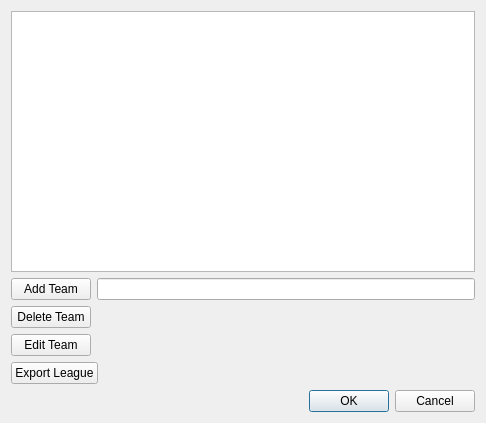
<?xml version="1.0" encoding="UTF-8"?>
<ui version="4.0">
 <class>Dialog</class>
 <widget class="QDialog" name="Dialog">
  <property name="geometry">
   <rect>
    <x>0</x>
    <y>0</y>
    <width>486</width>
    <height>423</height>
   </rect>
  </property>
  <property name="windowTitle">
   <string>Dialog</string>
  </property>
  <layout class="QVBoxLayout" name="verticalLayout_2">
   <item>
    <widget class="QListWidget" name="league_listWidget"/>
   </item>
   <item>
    <layout class="QVBoxLayout" name="verticalLayout">
     <item>
      <layout class="QHBoxLayout" name="horizontalLayout">
       <item>
        <widget class="QPushButton" name="add_button">
         <property name="text">
          <string>Add Team</string>
         </property>
        </widget>
       </item>
       <item>
        <widget class="QLineEdit" name="add_team_lineEdit"/>
       </item>
      </layout>
     </item>
     <item>
      <layout class="QHBoxLayout" name="horizontalLayout_2">
       <item>
        <widget class="QPushButton" name="delete_button">
         <property name="text">
          <string>Delete Team</string>
         </property>
        </widget>
       </item>
       <item>
        <spacer name="horizontalSpacer">
         <property name="orientation">
          <enum>Qt::Horizontal</enum>
         </property>
         <property name="sizeHint" stdset="0">
          <size>
           <width>40</width>
           <height>20</height>
          </size>
         </property>
        </spacer>
       </item>
      </layout>
     </item>
     <item>
      <layout class="QHBoxLayout" name="horizontalLayout_3">
       <item>
        <widget class="QPushButton" name="edit_button">
         <property name="text">
          <string>Edit Team</string>
         </property>
        </widget>
       </item>
       <item>
        <spacer name="horizontalSpacer_2">
         <property name="orientation">
          <enum>Qt::Horizontal</enum>
         </property>
         <property name="sizeHint" stdset="0">
          <size>
           <width>40</width>
           <height>20</height>
          </size>
         </property>
        </spacer>
       </item>
      </layout>
     </item>
     <item>
      <layout class="QHBoxLayout" name="horizontalLayout_4">
       <item>
        <widget class="QPushButton" name="export_button">
         <property name="text">
          <string>Export League</string>
         </property>
        </widget>
       </item>
       <item>
        <spacer name="horizontalSpacer_4">
         <property name="orientation">
          <enum>Qt::Horizontal</enum>
         </property>
         <property name="sizeHint" stdset="0">
          <size>
           <width>40</width>
           <height>20</height>
          </size>
         </property>
        </spacer>
       </item>
      </layout>
     </item>
    </layout>
   </item>
   <item>
    <widget class="QDialogButtonBox" name="buttonBox">
     <property name="orientation">
      <enum>Qt::Horizontal</enum>
     </property>
     <property name="standardButtons">
      <set>QDialogButtonBox::Cancel|QDialogButtonBox::Ok</set>
     </property>
    </widget>
   </item>
  </layout>
 </widget>
 <resources/>
 <connections>
  <connection>
   <sender>buttonBox</sender>
   <signal>accepted()</signal>
   <receiver>Dialog</receiver>
   <slot>accept()</slot>
   <hints>
    <hint type="sourcelabel">
     <x>248</x>
     <y>254</y>
    </hint>
    <hint type="destinationlabel">
     <x>157</x>
     <y>274</y>
    </hint>
   </hints>
  </connection>
  <connection>
   <sender>buttonBox</sender>
   <signal>rejected()</signal>
   <receiver>Dialog</receiver>
   <slot>reject()</slot>
   <hints>
    <hint type="sourcelabel">
     <x>316</x>
     <y>260</y>
    </hint>
    <hint type="destinationlabel">
     <x>286</x>
     <y>274</y>
    </hint>
   </hints>
  </connection>
 </connections>
</ui>
